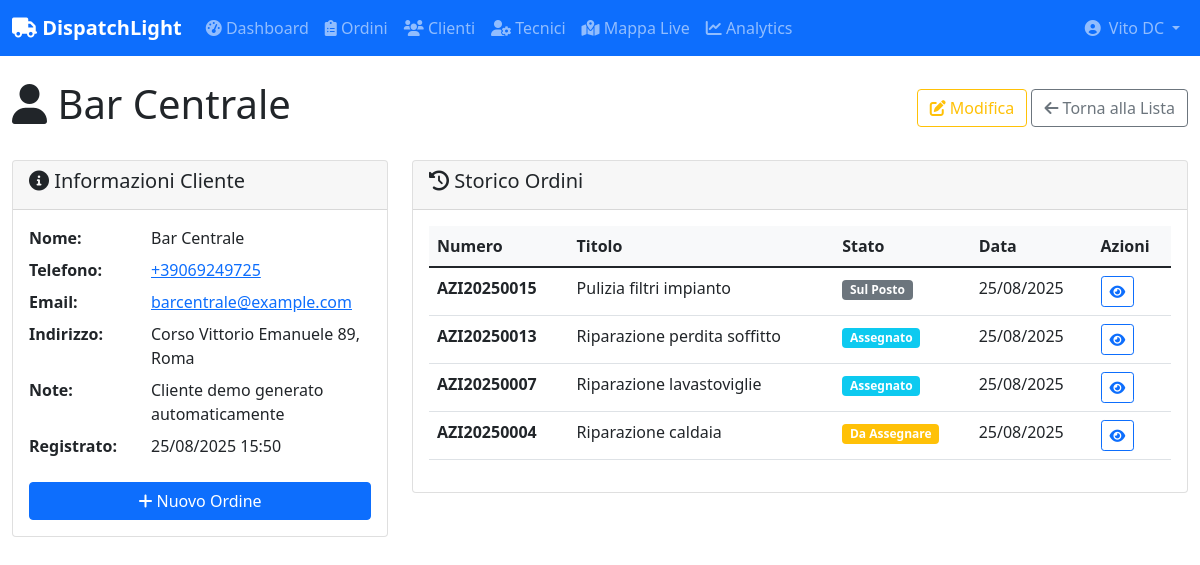
/customers/8/ (signed in), run on the app's committed database.
### core/models.py (models this page shows, shortened)
class Customer(models.Model):
    company = models.ForeignKey(Company, on_delete=models.CASCADE, related_name='customers')
    name = models.CharField(max_length=200)
    phone = PhoneNumberField()
    email = models.EmailField(blank=True, null=True)
    address = models.TextField()
    latitude = models.DecimalField(max_digits=10, decimal_places=8, blank=True, null=True)
    longitude = models.DecimalField(max_digits=11, decimal_places=8, blank=True, null=True)
    notes = models.TextField(blank=True, null=True)
    created_at = models.DateTimeField(auto_now_add=True)

class WorkOrder(models.Model):
    STATUS_CHOICES = [
        ('PENDING', 'Da Assegnare'),
        ('ASSIGNED', 'Assegnato'),
        ('EN_ROUTE', 'In Viaggio'),
        ('ON_SITE', 'Sul Posto'),
        ('COMPLETED', 'Completato'),
        ('CANCELLED', 'Annullato'),
    ]
    PRIORITY_CHOICES = [
        ('LOW', 'Bassa'),
        ('NORMAL', 'Normale'),
        ('HIGH', 'Alta'),
        ('URGENT', 'Urgente'),
    ]
    id = models.UUIDField(primary_key=True, default=uuid.uuid4, editable=False)
    order_number = models.CharField(max_length=20, unique=True)
    company = models.ForeignKey(Company, on_delete=models.CASCADE, related_name='work_orders')
    customer = models.ForeignKey(Customer, on_delete=models.CASCADE, related_name='work_orders')
    technician = models.ForeignKey(Technician, on_delete=models.SET_NULL, blank=True, null=True, related_name='work_orders')
    service_type = models.ForeignKey(ServiceType, on_delete=models.SET_NULL, blank=True, null=True)
    title = models.CharField(max_length=200)
    description = models.TextField()
    status = models.CharField(max_length=20, choices=STATUS_CHOICES, default='PENDING')
    priority = models.CharField(max_length=10, choices=PRIORITY_CHOICES, default='NORMAL')
    scheduled_date = models.DateTimeField(blank=True, null=True)
    estimated_duration_minutes = models.PositiveIntegerField(default=60)
    created_at = models.DateTimeField(auto_now_add=True)
    assigned_at = models.DateTimeField(blank=True, null=True)
    started_at = models.DateTimeField(blank=True, null=True)  # Quando il tecnico arriva
    completed_at = models.DateTimeField(blank=True, null=True)
    service_address = models.TextField()
    service_latitude = models.DecimalField(max_digits=10, decimal_places=8, blank=True, null=True)
    service_longitude = models.DecimalField(max_digits=11, decimal_places=8, blank=True, null=True)
    technician_notes = models.TextField(blank=True, null=True)
    work_performed = models.TextField(blank=True, null=True)
    materials_used = models.TextField(blank=True, null=True)
    estimated_price = models.DecimalField(max_digits=10, decimal_places=2, blank=True, null=True)
    final_price = models.DecimalField(max_digits=10, decimal_places=2, blank=True, null=True)
    class Meta:
        ordering = ['-created_at']

### core/views.py (the view)
# urls.py: path('customers/<int:pk>/', views.CustomerDetailView.as_view(), name='customer_detail'),
class CustomerDetailView(LoginRequiredMixin, DetailView):
    model = Customer
    template_name = 'core/customer_detail.html'
    context_object_name = 'customer'
    def get_queryset(self):
        company = get_user_company(self.request.user)
        if company:
            return Customer.objects.filter(company=company)
        return Customer.objects.none()
    def get_context_data(self, **kwargs):
        context = super().get_context_data(**kwargs)
        context['recent_orders'] = self.object.work_orders.order_by('-created_at')[:10]
        return context

### core/views.py (called while the page is built)
def get_user_company(user):
    try:
        return user.owned_companies.first() or \
               Technician.objects.get(user=user).company
    except:
        return None

### templates/core/customer_detail.html (shortened to what this page needs)
{% extends 'base.html' %}
{% block content %}
<div class="row">
    <div class="col-12">
        <div class="d-flex justify-content-between align-items-center mb-4">
            <h1><i class="fas fa-user"></i> {{ customer.name }}</h1>
            <div>
                <a href="{% url 'core:customer_edit' customer.pk %}" class="btn btn-outline-warning">
                    <i class="fas fa-edit"></i> Modifica
                </a>
                <a href="{% url 'core:customer_list' %}" class="btn btn-outline-secondary">
                    <i class="fas fa-arrow-left"></i> Torna alla Lista
                </a>
            </div>
        </div>
    </div>
</div>
<div class="row">
    <div class="col-lg-4">
        <div class="card">
            <div class="card-header">
                <h5><i class="fas fa-info-circle"></i> Informazioni Cliente</h5>
            </div>
            <div class="card-body">
                <dl class="row">
                    <dt class="col-sm-4">Nome:</dt>
                    <dd class="col-sm-8">{{ customer.name }}</dd>
                    <dt class="col-sm-4">Telefono:</dt>
                    <dd class="col-sm-8">
                        <a href="tel:{{ customer.phone }}">{{ customer.phone }}</a>
                    </dd>
                    {% if customer.email %}
                    <dt class="col-sm-4">Email:</dt>
                    <dd class="col-sm-8">
                        <a href="mailto:{{ customer.email }}">{{ customer.email }}</a>
                    </dd>
                    {% endif %}
                    <dt class="col-sm-4">Indirizzo:</dt>
                    <dd class="col-sm-8">{{ customer.address }}</dd>
                    {% if customer.notes %}
                    <dt class="col-sm-4">Note:</dt>
                    <dd class="col-sm-8">{{ customer.notes }}</dd>
                    {% endif %}
                    <dt class="col-sm-4">Registrato:</dt>
                    <dd class="col-sm-8">{{ customer.created_at|date:"d/m/Y H:i" }}</dd>
                </dl>
                <div class="d-grid gap-2">
                    <a href="{% url 'core:order_create' %}?customer={{ customer.id }}" class="btn btn-primary">
                        <i class="fas fa-plus"></i> Nuovo Ordine
                    </a>
                </div>
            </div>
        </div>
    </div>
    <div class="col-lg-8">
        <div class="card">
            <div class="card-header">
                <h5><i class="fas fa-history"></i> Storico Ordini</h5>
            </div>
            <div class="card-body">
                {% if recent_orders %}
                <div class="table-responsive">
                    <table class="table table-hover">
                        <thead>
                            <tr>
                                <th>Numero</th>
                                <th>Titolo</th>
                                <th>Stato</th>
                                <th>Data</th>
                                <th>Azioni</th>
                            </tr>
                        </thead>
                        <tbody>
                            {% for order in recent_orders %}
                            <tr>
                                <td><strong>{{ order.order_number }}</strong></td>
                                <td>{{ order.title|truncatechars:40 }}</td>
                                <td>
                                    {% if order.status == 'PENDING' %}
                                        <span class="badge bg-warning">Da Assegnare</span>
                                    {% elif order.status == 'ASSIGNED' %}
                                        <span class="badge bg-info">Assegnato</span>
                                    {% elif order.status == 'EN_ROUTE' %}
                                        <span class="badge bg-primary">In Viaggio</span>
                                    {% elif order.status == 'ON_SITE' %}
                                        <span class="badge bg-secondary">Sul Posto</span>
                                    {% elif order.status == 'COMPLETED' %}
                                        <span class="badge bg-success">Completato</span>
                                    {% elif order.status == 'CANCELLED' %}
                                        <span class="badge bg-danger">Annullato</span>
                                    {% endif %}
                                </td>
                                <td>{{ order.created_at|date:"d/m/Y" }}</td>
                                <td>
                                    <a href="{% url 'core:order_detail' order.pk %}" class="btn btn-sm btn-outline-primary">
                                        <i class="fas fa-eye"></i>
                                    </a>
                                </td>
                            </tr>
                            {% endfor %}
                        </tbody>
                    </table>
                </div>
                {% endif %}
            </div>
        </div>
    </div>
</div>
{% endblock %}

### templates/base.html (shortened to what this page needs)
<!DOCTYPE html>
<html lang="it">
<head>
    <link href="https://cdn.jsdelivr.net/npm/bootstrap@5.1.3/dist/css/bootstrap.min.css" rel="stylesheet">
    <link href="https://cdnjs.cloudflare.com/ajax/libs/font-awesome/6.0.0/css/all.min.css" rel="stylesheet">
    {% load static %}
    <link href="{% static 'css/map.css' %}" rel="stylesheet">
</head>
<body>
    {% if user.is_authenticated %}
    <nav class="navbar navbar-expand-lg navbar-dark bg-primary">
        <div class="container-fluid">
            <a class="navbar-brand" href="{% url 'core:dashboard' %}">
                <i class="fas fa-truck"></i> DispatchLight
            </a>
            <div class="collapse navbar-collapse" id="navbarNav">
                <div class="navbar-nav me-auto">
                    <a class="nav-link" href="{% url 'core:dashboard' %}">
                        <i class="fas fa-tachometer-alt"></i> Dashboard
                    </a>
                    <a class="nav-link" href="{% url 'core:order_list' %}">
                        <i class="fas fa-clipboard-list"></i> Ordini
                    </a>
                    <a class="nav-link" href="{% url 'core:customer_list' %}">
                        <i class="fas fa-users"></i> Clienti
                    </a>
                    <a class="nav-link" href="{% url 'core:technician_list' %}">
                        <i class="fas fa-user-cog"></i> Tecnici
                    </a>
                    <a class="nav-link" href="{% url 'core:live_map' %}">
                        <i class="fas fa-map-marked-alt"></i> Mappa Live
                    </a>
                    <a class="nav-link" href="{% url 'core:analytics' %}">
                        <i class="fas fa-chart-line"></i> Analytics
                    </a>
                </div>
                <div class="navbar-nav">
                    <div class="nav-item dropdown">
                        <a class="nav-link dropdown-toggle d-flex align-items-center" href="#" role="button" data-bs-toggle="dropdown" aria-expanded="false">
                            <i class="fas fa-user-circle me-2"></i>
                            {{ user.get_full_name|default:user.username }}
                        </a>
                    </div>
                </div>
            </div>
        </div>
    </nav>
    {% endif %}
    <main class="{% if user.is_authenticated %}container-fluid mt-4{% endif %}">
        {% block content %}
        {% endblock %}
    </main>
</body>
</html>

### templates/base.html (style rules this page uses)
.navbar-brand { font-weight: bold; }
.table th { background-color: #f8f9fa; }
.navbar-nav .dropdown-toggle::after { margin-left: 0.5rem; }

### data on the page
Customer: name "Bar Centrale", phone "+39069249725", email "barcentrale@example.com", address "Corso Vittorio Emanuele 89, Roma", notes "Cliente demo generato automaticamente", created_at "25/08/2025 15:50"
WorkOrder: order_number "AZI20250015", title "Pulizia filtri impianto", status "Sul Posto", created_at "25/08/2025"
WorkOrder: order_number "AZI20250013", title "Riparazione perdita soffitto", status "Assegnato", created_at "25/08/2025"
WorkOrder: order_number "AZI20250007", title "Riparazione lavastoviglie", status "Assegnato", created_at "25/08/2025"
WorkOrder: order_number "AZI20250004", title "Riparazione caldaia", status "Da Assegnare", created_at "25/08/2025"

### other printed values
{{ user.get_full_name|default:user.username }} "Vito DC"
